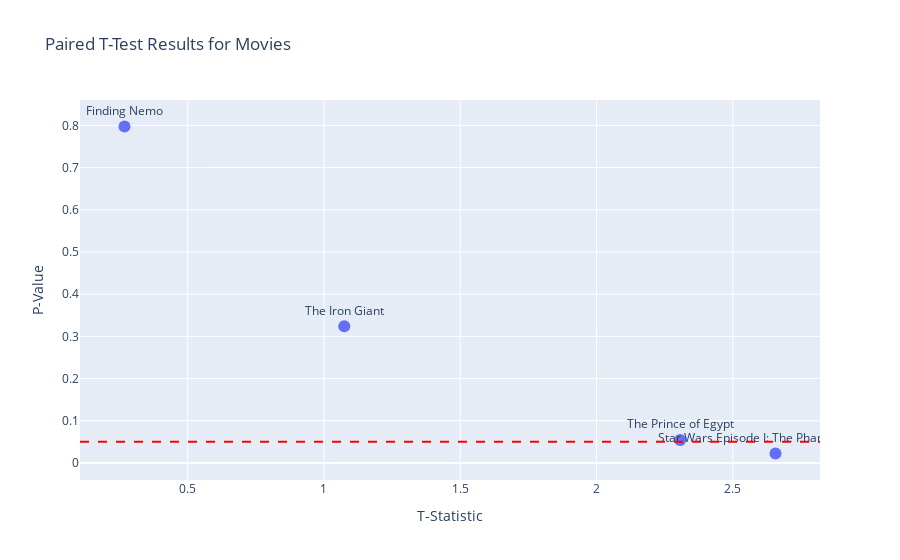

Write notebook code for a chart like this one.
### Markdown cell above
Let's visualize this:

### Code cell
import plotly.graph_objects as go

# Preparing the data for plotting
movies = []
statistics = []
p_values = []

for movie, values in test_results['Paired T-Test'].items():
    movies.append(movie)
    statistics.append(values[0])
    p_values.append(values[1])

# Creating the scatter plot
fig = go.Figure()

# Adding scatter plot for the paired T-test
fig.add_trace(go.Scatter(
    x=statistics, 
    y=p_values, 
    mode='markers+text', 
    text=movies, 
    name='Paired T-Test',
    textposition='top center'
))

# Adding significance line
fig.add_hline(y=0.05, line_dash="dash", line_color="red")

# Adding title and labels
fig.update_layout(
    title='Paired T-Test Results for Movies',
    xaxis_title='T-Statistic',
    yaxis_title='P-Value',
    legend_title='Test Type'
)

# Adding interactivity
fig.update_traces(marker=dict(size=12),
                  selector=dict(mode='markers+text'))

# Show the figure
fig.show()

### Figure 1 — Plotly figure (JSON) as saved in the notebook; plotly's stock layout.template omitted (floating-point values rounded to 4 significant figures)
{"data": [{"marker": {"size": 12}, "mode": "markers+text", "name": "Paired T-Test", "text": ["The Iron Giant", "The Prince of Egypt", "Finding Nemo", "Star Wars Episode I: The Phantom Menace"], "textposition": "top center", "type": "scatter", "x": [1.075, 2.307, 0.2683, 2.657], "y": [0.3239, 0.05443, 0.7975, 0.02232]}], "layout": {"legend": {"title": {"text": "Test Type"}}, "shapes": [{"line": {"color": "red", "dash": "dash"}, "type": "line", "x0": 0, "x1": 1, "xref": "x domain", "y0": 0.05, "y1": 0.05, "yref": "y"}], "title": {"text": "Paired T-Test Results for Movies"}, "xaxis": {"title": {"text": "T-Statistic"}}, "yaxis": {"title": {"text": "P-Value"}}}}
